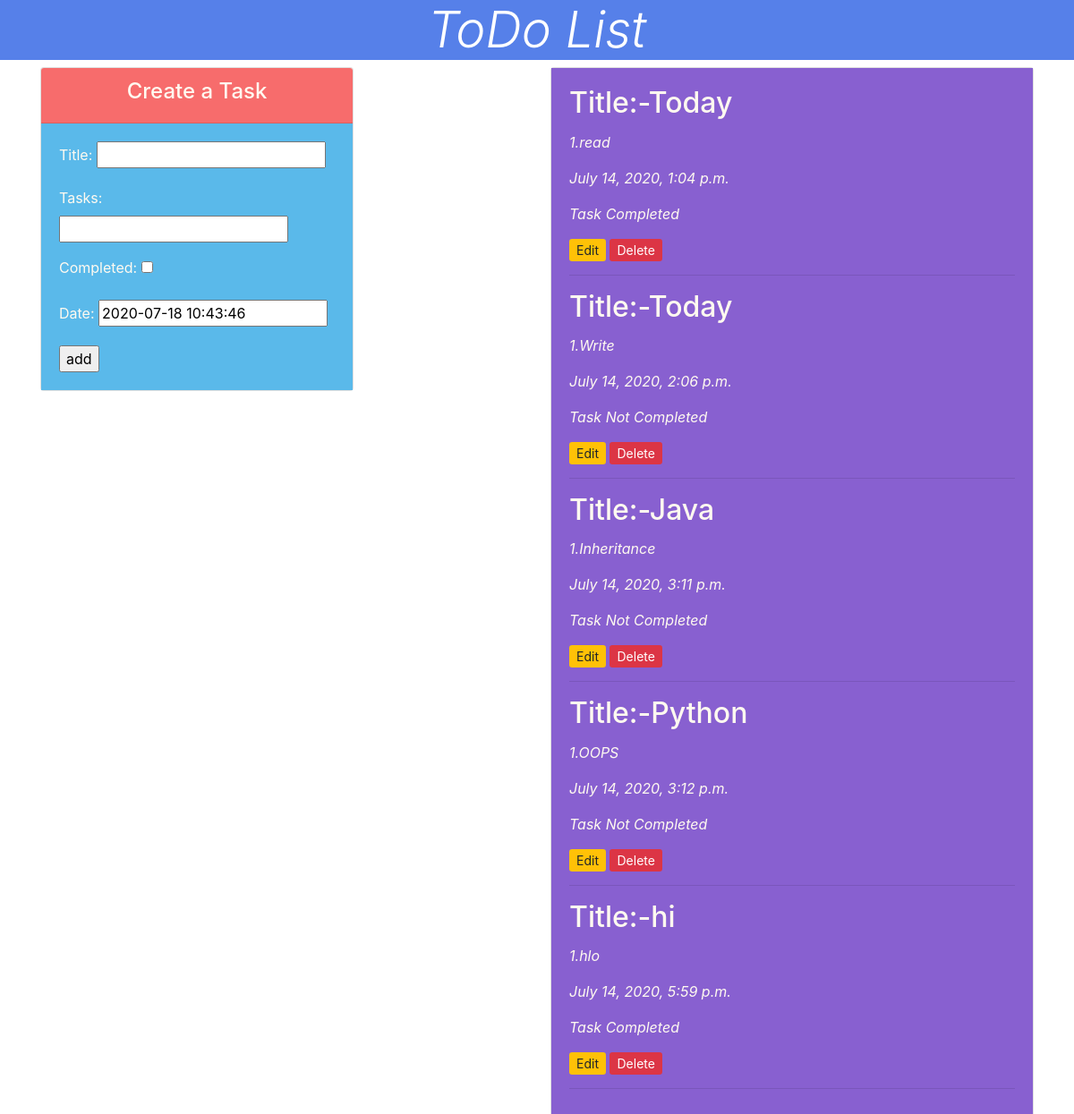
Before: /index/ with the older database file.
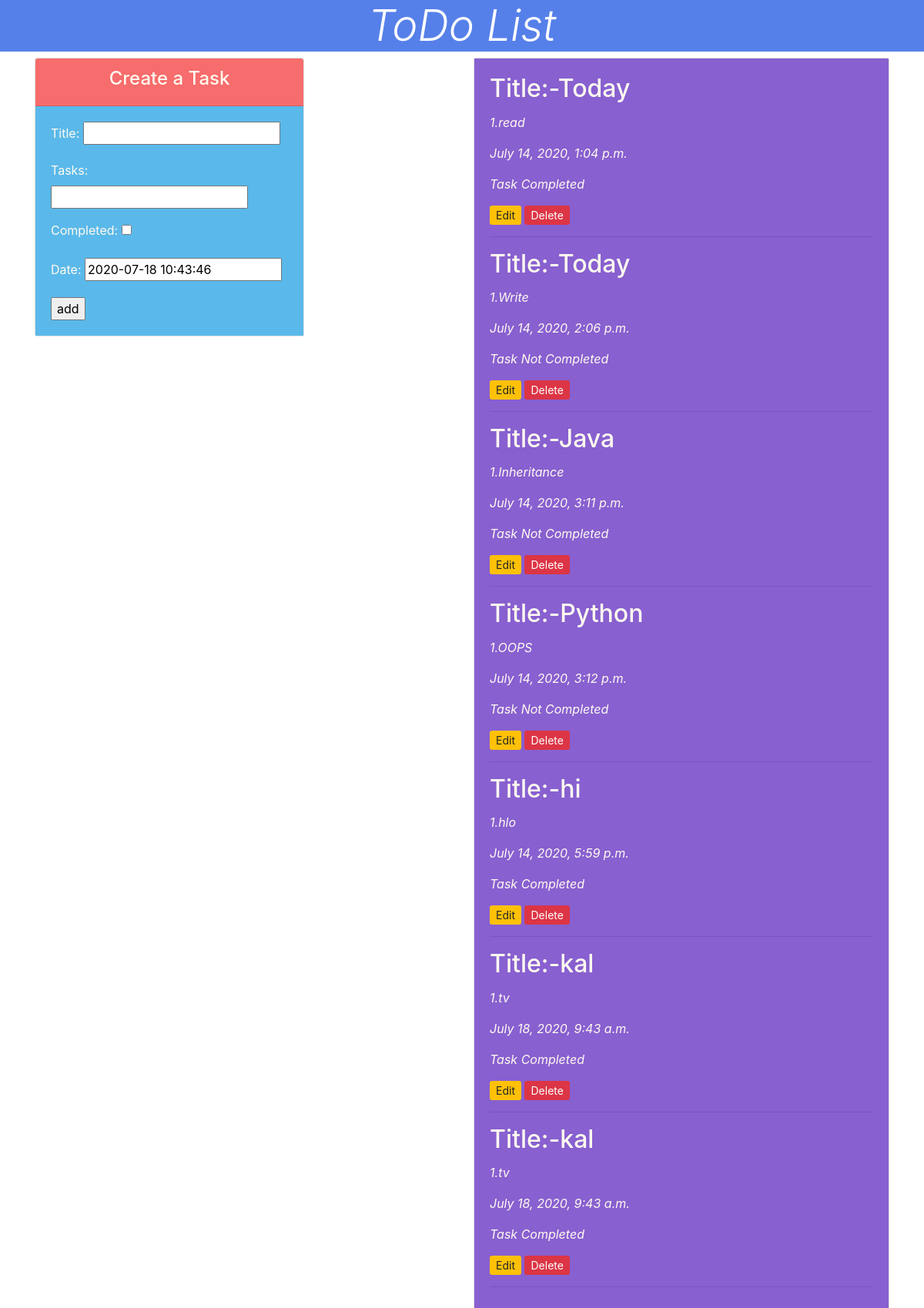
After: the same page with the newer database file.
### Tasks/models.py (models this page shows, shortened)
class Task(models.Model):
    title=models.CharField(max_length=200)
    tasks=models.CharField(max_length=200)
    completed = models.BooleanField(default=False)
    date=models.DateTimeField(default=timezone.now)

### Tasks/views.py (the view)
# urls.py: path('index/',views.index,name='index'),
def index(request):
    form=TaskForm()
    tasks=Task.objects.all()
    data={'form':form,'tasks':tasks}
    if request.method=='POST':
        form=TaskForm(request.POST)
        if form.is_valid():
            form.save()
        return redirect('/index')
    return render(request,'Tasks/index.html',data)

### Tasks/forms.py
class TaskForm(forms.ModelForm):
    class Meta:
        model=Task
        fields='__all__'

### Tasks/templates/Tasks/index.html (shortened to what this page needs)
{% load static %}
<!DOCTYPE html>
<html lang="en">
<head>
    <link rel="stylesheet" href="{% static 'css/bootstrap.min.css' %}">
    <link rel="stylesheet" href="{% static 'css/styles.css' %}">
</head>
<body>
    <div class="text-center text-white " id="header">
        <h1 class="display-4 font-italic">ToDo List</h1>
    </div>
    <div class="container">
        <div class="row">
            <div class="col-sm-4">
                <div class="card">
                    <div class="card-header text-center">
                        <h4>Create a Task</h4>
                    </div>
                    <div class="card-body" id="card-body">
                        <form action="" method="POST">
                            {{form.as_p}}
                            <input type="submit" value="add">
                        </form>
                    </div>
                </div>
            </div>
            <div class="col-sm-2">
            </div>
            <div class="col-sm-6">
                <div class="card">
                    <div class="card-body " id="task">
                        {% for task in tasks %}
                            <h2 class="card-title">Title:-{{task.title}}</h2>
                            <p class="card-text font-italic">1.{{task.tasks}}</p>
                            <p class="card-text font-italic">{{task.date}}</p>
                            {% if task.completed is False %}
                                <p class="card-text font-italic">Task Not Completed</p>
                            {% else %}
                                <p class="card-text font-italic">Task Completed</p>
                            {% endif %}
                            <a href="{% url 'edit' task.id %}" class="btn-sm btn-warning">Edit</a>
                            <a href="{% url 'delete' task.id %}" class="btn-sm btn-danger">Delete</a>
                            <hr>
                        {% endfor %}
                    </div>
                </div>
            </div>
        </div>
    </div>
</body>
</html>

### Tasks/static/css/styles.css (style rules this page uses)
.card-header { background-color:#f76c6c; color: floralwhite; }
.card-body { background-color: #5Ab9ea; color: floralwhite; }
a { text-decoration: none; }
#header { background-color: #5680E9 }
#task { background-color: #8860d0; }

Changed rows visible on the page:
added Task: title "kal", tasks "tv", date "July 18, 2020, 9:43 a.m.", completed "Task Completed"
added Task: title "kal", tasks "tv", date "July 18, 2020, 9:43 a.m.", completed "Task Completed"
